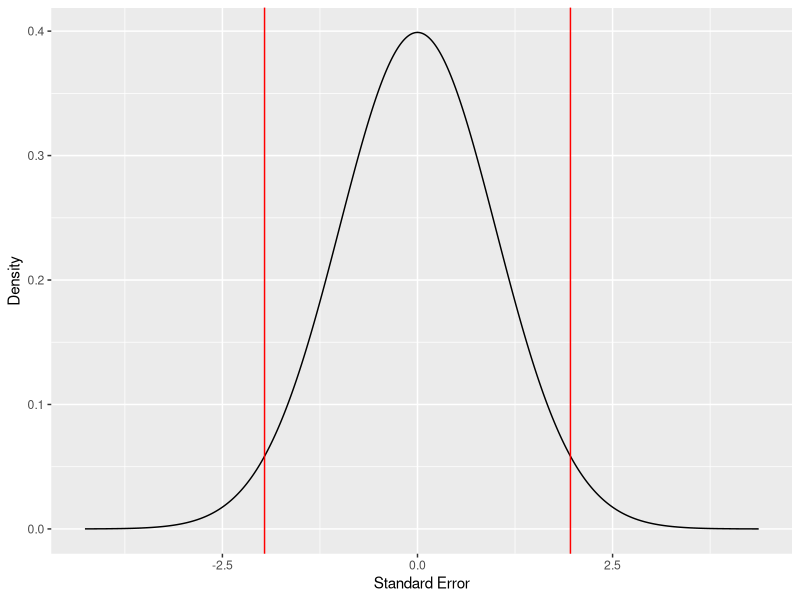
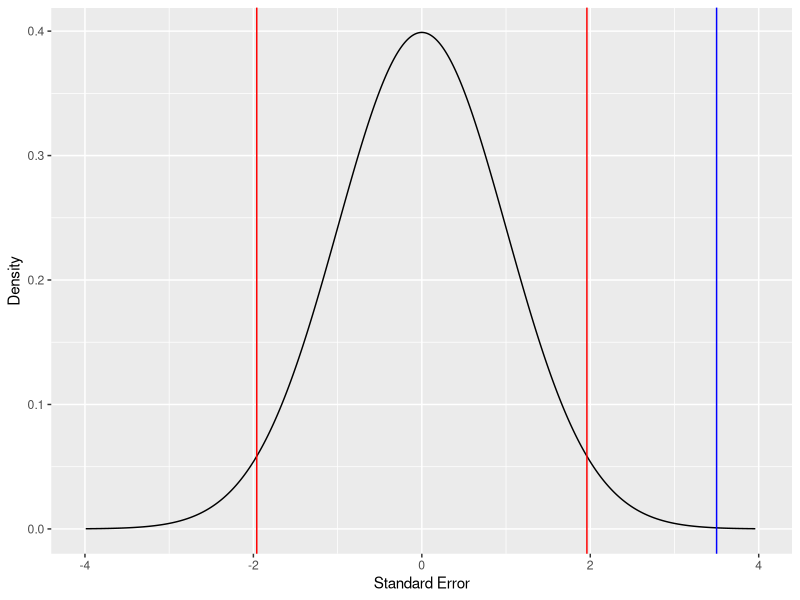
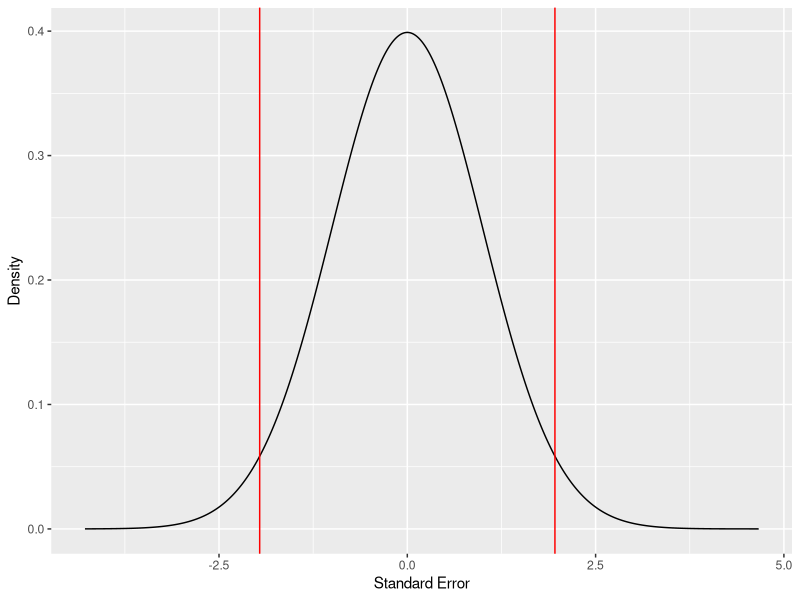
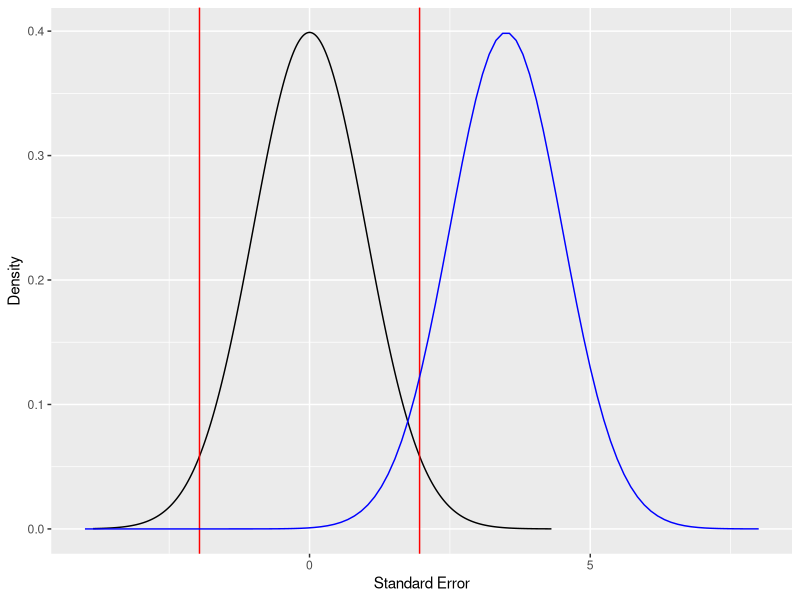

The R script that drew these images, in order:
## ---- chunk 1
library(tidyverse)
## ---- chunk 2
2*(1 - pnorm(3.5))
## ---- chunk 3
x = rnorm(100000)
y = dnorm(x)
norm_data = data.frame(x, y)
norm_data %>% ggplot(aes(x = x, y = y)) +
  geom_line() +
  geom_vline(xintercept = 1.96, color = "red") +
  geom_vline(xintercept = -1.96, color = "red") +
  xlab("Standard Error") +
  ylab("Density")
## ---- chunk 4
x = rnorm(100000)
y = dnorm(x)
norm_data = data.frame(x, y)
norm_data %>% ggplot(aes(x = x, y = y)) +
  geom_line() +
  geom_vline(xintercept = 1.96, color = "red") +
  geom_vline(xintercept = -1.96, color = "red") +
  geom_vline(xintercept = 3.5, color = "blue") +
  xlab("Standard Error") +
  ylab("Density") +
  xlim(-4, 4)
## ---- chunk 5
x = rnorm(100000)
y = dnorm(x)
norm_data = data.frame(x, y)
norm_data %>% ggplot(aes(x = x, y = y)) +
  geom_line() +
  geom_vline(xintercept = 1.96, color = "red") +
  geom_vline(xintercept = -1.96, color = "red") +
  xlab("Standard Error") +
  ylab("Density")
## ---- chunk 6
x = rnorm(100000,  mean = 0)
y = dnorm(x)
norm_data = data.frame(x, y)
norm_data %>% ggplot(aes(x = x, y = y)) +
  geom_line() +
  geom_vline(xintercept = 1.96, color = "red") +
  geom_vline(xintercept = -1.96, color = "red") +
  stat_function(fun = dnorm, args = list(mean = 3.5), col='blue') +
  xlim(-4, 8) +
  xlab("Standard Error") +
  ylab("Density")
